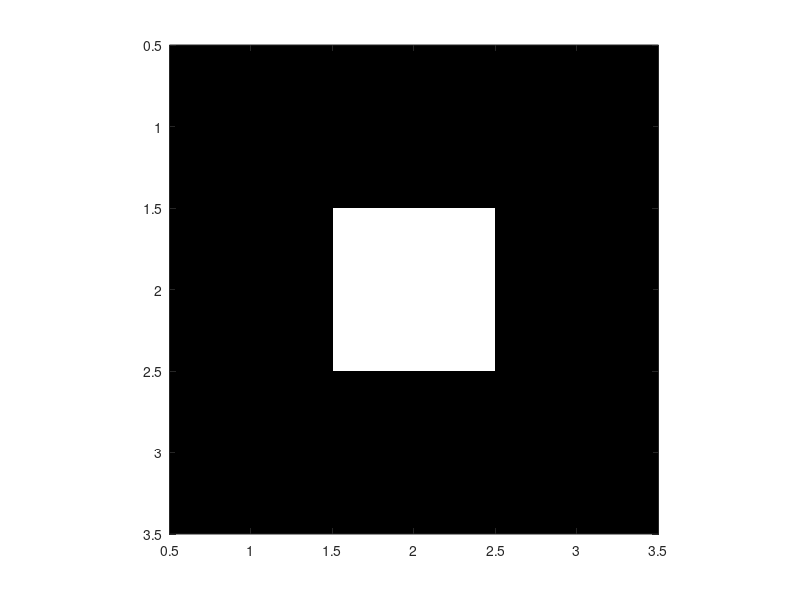

This chart was generated by the following MATLAB code:
function projection3x3oppg5()
    im1 = [0 0 0; 0 1 0; 0 0 0];
    pRows = sum(im1,2); %radprojeksjoner
    pCol = sum(im1,1); %kolonneprojeksjoner
    pPi4 = im1(1,1)+im1(2,2)+im1(3,3);
    p3Pi4 = im1(1,3)+im1(2,2)+im1(3,1);
    projIm1 = zeros(3);
    %%Deler ut Verdiene:
    projIm1(1,1) = (pRows(1)+pCol(1)+pPi4)/(3);
    projIm1(1,2) = (pRows(1)+pCol(2))/(3);
    projIm1(1,3) = (pRows(1)+pCol(3)+p3Pi4)/(3);
    projIm1(2,1) = (pRows(2)+pCol(1))/(3);
    projIm1(2,2) = (pRows(2)+pCol(2)+pPi4+p3Pi4)/(3);
    projIm1(2,3) = (pRows(2)+pCol(3))/(3);
    projIm1(3,1) = (pRows(3)+pCol(1)+p3Pi4)/(3);
    projIm1(3,2) = (pRows(3)+pCol(2))/(3);
    projIm1(3,3) = (pRows(3)+pCol(3)+pPi4)/(3);
    %plot av figur.
    disp(projIm1);
    totalSum = sum(sum(projIm1));
    projIm1 = projIm1/totalSum;
    disp(sum(projIm1));
    disp(sum(sum(projIm1)));
    h = figure; imagesc(projIm1), colormap('gray'), axis square, drawnow;
    %saveTightFigure(h,'oppg5');
end